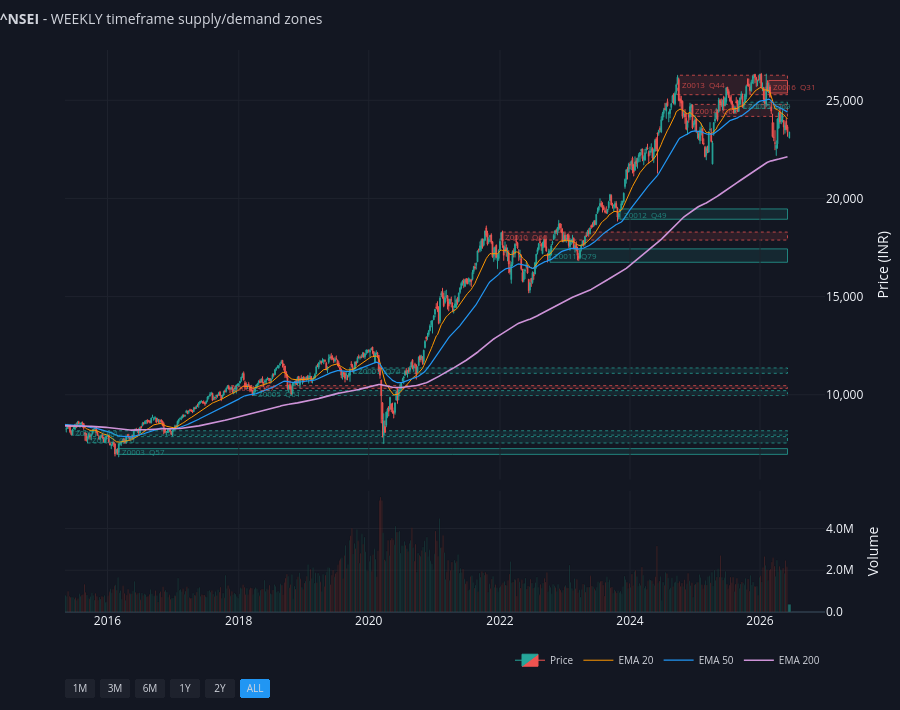

Notebook source saved alongside this figure:
### Code cell
# ── Weekly-timeframe chart (weekly candles + weekly zones) ──────
# Reuses the same broker-style plotter, applied to the weekly data/zones.
if weekly_proc is not None and not weekly_zones.empty:
    fig_weekly = plot_zones_on_candles(
        weekly_proc, weekly_zones,
        title=f'<b>{SYMBOL}</b> - WEEKLY timeframe supply/demand zones',
    )
    fig_weekly.show()
else:
    print('No weekly data/zones to plot - run data_pipeline.py to fetch 1wk bars.')

### Figure 1 — Plotly figure (JSON) as saved in the notebook; plotly's stock layout.template omitted (floating-point values rounded to 4 significant figures; data arrays with more than 128 entries replaced by an {"elided": "..."} marker saying what was removed)
{"data": [{"close": {"elided": "598 float values"}, "decreasing": {"fillcolor": "#ef5350", "line": {"color": "#ef5350", "width": 1}}, "high": {"elided": "598 float values"}, "hoverinfo": "x+y", "increasing": {"fillcolor": "#26a69a", "line": {"color": "#26a69a", "width": 1}}, "low": {"elided": "598 float values"}, "name": "Price", "open": {"elided": "598 float values"}, "type": "candlestick", "whiskerwidth": 0.5, "x": {"elided": "598 str values"}, "xaxis": "x", "yaxis": "y"}, {"hovertemplate": "Vol: %{y:,.0f}<extra></extra>", "marker": {"color": {"elided": "598 str values"}}, "name": "Volume", "opacity": 0.55, "showlegend": false, "type": "bar", "x": {"elided": "598 str values"}, "xaxis": "x2", "y": {"elided": "598 int values"}, "yaxis": "y2"}, {"hovertemplate": "EMA20: %{y:.2f}<extra></extra>", "line": {"color": "#ff9800", "dash": "solid", "width": 1}, "name": "EMA 20", "type": "scatter", "x": {"elided": "598 str values"}, "xaxis": "x", "y": {"elided": "598 float values"}, "yaxis": "y"}, {"hovertemplate": "EMA50: %{y:.2f}<extra></extra>", "line": {"color": "#2196F3", "dash": "solid", "width": 1.2}, "name": "EMA 50", "type": "scatter", "x": {"elided": "598 str values"}, "xaxis": "x", "y": {"elided": "598 float values"}, "yaxis": "y"}, {"hovertemplate": "EMA200: %{y:.2f}<extra></extra>", "line": {"color": "#ce93d8", "dash": "solid", "width": 1.6}, "name": "EMA 200", "type": "scatter", "x": {"elided": "598 str values"}, "xaxis": "x", "y": {"elided": "598 float values"}, "yaxis": "y"}, {"fill": "toself", "fillcolor": "rgba(0,0,0,0)", "hovertemplate": "<b>Z0001</b>  🟢 Demand<br>Top: <b>8163.05</b>  Bottom: <b>7940.30</b><br>Width: 0.92× ATR<br>Quality: <b>64</b>/100<br>Status: <b>invalid</b>  |  Tests: 1<br>Formed: 15 Jun 2015<extra></extra>", "line": {"color": "rgba(0,0,0,0)"}, "name": "Z0001", "showlegend": false, "type": "scatter", "x": ["2015-06-15T00:00:00", "2026-06-08T00:00:00", "2026-06-08T00:00:00", "2015-06-15T00:00:00", "2015-06-15T00:00:00"], "xaxis": "x", "y": [7940.0, 7940.0, 8163.0, 8163.0, 7940.0], "yaxis": "y"}, {"fill": "toself", "fillcolor": "rgba(0,0,0,0)", "hovertemplate": "<b>Z0002</b>  🟢 Demand<br>Top: <b>7864.85</b>  Bottom: <b>7539.50</b><br>Width: 1.14× ATR<br>Quality: <b>70</b>/100<br>Status: <b>invalid</b>  |  Tests: 2<br>Formed: 14 Sep 2015<extra></extra>", "line": {"color": "rgba(0,0,0,0)"}, "name": "Z0002", "showlegend": false, "type": "scatter", "x": ["2015-09-14T00:00:00", "2026-06-08T00:00:00", "2026-06-08T00:00:00", "2015-09-14T00:00:00", "2015-09-14T00:00:00"], "xaxis": "x", "y": [7540.0, 7540.0, 7865.0, 7865.0, 7540.0], "yaxis": "y"}, {"fill": "toself", "fillcolor": "rgba(0,0,0,0)", "hovertemplate": "<b>Z0003</b>  🟢 Demand<br>Top: <b>7252.40</b>  Bottom: <b>6960.65</b><br>Width: 1.10× ATR<br>Quality: <b>57</b>/100<br>Status: <b>active</b>  |  Tests: 0<br>Formed: 29 Feb 2016<extra></extra>", "line": {"color": "rgba(0,0,0,0)"}, "name": "Z0003", "showlegend": false, "type": "scatter", "x": ["2016-02-29T00:00:00", "2026-06-08T00:00:00", "2026-06-08T00:00:00", "2016-02-29T00:00:00", "2016-02-29T00:00:00"], "xaxis": "x", "y": [6961.0, 6961.0, 7252.0, 7252.0, 6961.0], "yaxis": "y"}, {"fill": "toself", "fillcolor": "rgba(0,0,0,0)", "hovertemplate": "<b>Z0004</b>  🔴 Supply<br>Top: <b>10461.70</b>  Bottom: <b>10323.95</b><br>Width: 0.72× ATR<br>Quality: <b>57</b>/100<br>Status: <b>invalid</b>  |  Tests: 2<br>Formed: 06 Nov 2017<extra></extra>", "line": {"color": "rgba(0,0,0,0)"}, "name": "Z0004", "showlegend": false, "type": "scatter", "x": ["2017-11-06T00:00:00", "2026-06-08T00:00:00", "2026-06-08T00:00:00", "2017-11-06T00:00:00", "2017-11-06T00:00:00"], "xaxis": "x", "y": [10320.0, 10320.0, 10460.0, 10460.0, 10320.0], "yaxis": "y"}, {"fill": "toself", "fillcolor": "rgba(0,0,0,0)", "hovertemplate": "<b>Z0005</b>  🟢 Demand<br>Top: <b>10207.90</b>  Bottom: <b>9958.55</b><br>Width: 1.02× ATR<br>Quality: <b>61</b>/100<br>Status: <b>invalid</b>  |  Tests: 2<br>Formed: 02 Apr 2018<extra></extra>", "line": {"color": "rgba(0,0,0,0)"}, "name": "Z0005", "showlegend": false, "type": "scatter", "x": ["2018-04-02T00:00:00", "2026-06-08T00:00:00", "2026-06-08T00:00:00", "2018-04-02T00:00:00", "2018-04-02T00:00:00"], "xaxis": "x", "y": [9959.0, 9959.0, 10210.0, 10210.0, 9959.0], "yaxis": "y"}, {"fill": "toself", "fillcolor": "rgba(0,0,0,0)", "hovertemplate": "<b>Z0007</b>  🟢 Demand<br>Top: <b>11362.90</b>  Bottom: <b>11090.15</b><br>Width: 0.80× ATR<br>Quality: <b>74</b>/100<br>Status: <b>invalid</b>  |  Tests: 1<br>Formed: 14 Oct 2019<extra></extra>", "line": {"color": "rgba(0,0,0,0)"}, "name": "Z0007", "showlegend": false, "type": "scatter", "x": ["2019-10-14T00:00:00", "2026-06-08T00:00:00", "2026-06-08T00:00:00", "2019-10-14T00:00:00", "2019-10-14T00:00:00"], "xaxis": "x", "y": [11090.0, 11090.0, 11360.0, 11360.0, 11090.0], "yaxis": "y"}, {"fill": "toself", "fillcolor": "rgba(0,0,0,0)", "hovertemplate": "<b>Z0010</b>  🔴 Supply<br>Top: <b>18286.95</b>  Bottom: <b>17879.15</b><br>Width: 0.76× ATR<br>Quality: <b>60</b>/100<br>Status: <b>invalid</b>  |  Tests: 4<br>Formed: 17 Jan 2022<extra></extra>", "line": {"color": "rgba(0,0,0,0)"}, "name": "Z0010", "showlegend": false, "type": "scatter", "x": ["2022-01-17T00:00:00", "2026-06-08T00:00:00", "2026-06-08T00:00:00", "2022-01-17T00:00:00", "2022-01-17T00:00:00"], "xaxis": "x", "y": [17880.0, 17880.0, 18290.0, 18290.0, 17880.0], "yaxis": "y"}, {"fill": "toself", "fillcolor": "rgba(0,0,0,0)", "hovertemplate": "<b>Z0011</b>  🟢 Demand<br>Top: <b>17428.80</b>  Bottom: <b>16747.70</b><br>Width: 1.23× ATR<br>Quality: <b>79</b>/100<br>Status: <b>tested</b>  |  Tests: 2<br>Formed: 17 Oct 2022<extra></extra>", "line": {"color": "rgba(0,0,0,0)"}, "name": "Z0011", "showlegend": false, "type": "scatter", "x": ["2022-10-17T00:00:00", "2026-06-08T00:00:00", "2026-06-08T00:00:00", "2022-10-17T00:00:00", "2022-10-17T00:00:00"], "xaxis": "x", "y": [16750.0, 16750.0, 17430.0, 17430.0, 16750.0], "yaxis": "y"}, {"fill": "toself", "fillcolor": "rgba(0,0,0,0)", "hovertemplate": "<b>Z0012</b>  🟢 Demand<br>Top: <b>19464.40</b>  Bottom: <b>18940.00</b><br>Width: 1.39× ATR<br>Quality: <b>49</b>/100<br>Status: <b>active</b>  |  Tests: 0<br>Formed: 13 Nov 2023<extra></extra>", "line": {"color": "rgba(0,0,0,0)"}, "name": "Z0012", "showlegend": false, "type": "scatter", "x": ["2023-11-13T00:00:00", "2026-06-08T00:00:00", "2026-06-08T00:00:00", "2023-11-13T00:00:00", "2023-11-13T00:00:00"], "xaxis": "x", "y": [18940, 18940, 19460.0, 19460.0, 18940], "yaxis": "y"}, {"fill": "toself", "fillcolor": "rgba(0,0,0,0)", "hovertemplate": "<b>Z0013</b>  🔴 Supply<br>Top: <b>26277.35</b>  Bottom: <b>25285.55</b><br>Width: 1.78× ATR<br>Quality: <b>44</b>/100<br>Status: <b>invalid</b>  |  Tests: 3<br>Formed: 30 Sep 2024<extra></extra>", "line": {"color": "rgba(0,0,0,0)"}, "name": "Z0013", "showlegend": false, "type": "scatter", "x": ["2024-09-30T00:00:00", "2026-06-08T00:00:00", "2026-06-08T00:00:00", "2024-09-30T00:00:00", "2024-09-30T00:00:00"], "xaxis": "x", "y": [25290.0, 25290.0, 26280.0, 26280.0, 25290.0], "yaxis": "y"}, {"fill": "toself", "fillcolor": "rgba(0,0,0,0)", "hovertemplate": "<b>Z0014</b>  🔴 Supply<br>Top: <b>24792.30</b>  Bottom: <b>24180.80</b><br>Width: 0.96× ATR<br>Quality: <b>63</b>/100<br>Status: <b>invalid</b>  |  Tests: 2<br>Formed: 16 Dec 2024<extra></extra>", "line": {"color": "rgba(0,0,0,0)"}, "name": "Z0014", "showlegend": false, "type": "scatter", "x": ["2024-12-16T00:00:00", "2026-06-08T00:00:00", "2026-06-08T00:00:00", "2024-12-16T00:00:00", "2024-12-16T00:00:00"], "xaxis": "x", "y": [24180.0, 24180.0, 24790.0, 24790.0, 24180.0], "yaxis": "y"}, {"fill": "toself", "fillcolor": "rgba(0,0,0,0)", "hovertemplate": "<b>Z0015</b>  🟢 Demand<br>Top: <b>24904.80</b>  Bottom: <b>24587.70</b><br>Width: 0.60× ATR<br>Quality: <b>69</b>/100<br>Status: <b>invalid</b>  |  Tests: 1<br>Formed: 06 Oct 2025<extra></extra>", "line": {"color": "rgba(0,0,0,0)"}, "name": "Z0015", "showlegend": false, "type": "scatter", "x": ["2025-10-06T00:00:00", "2026-06-08T00:00:00", "2026-06-08T00:00:00", "2025-10-06T00:00:00", "2025-10-06T00:00:00"], "xaxis": "x", "y": [24590.0, 24590.0, 24900.0, 24900.0, 24590.0], "yaxis": "y"}, {"fill": "toself", "fillcolor": "rgba(0,0,0,0)", "hovertemplate": "<b>Z0016</b>  🔴 Supply<br>Top: <b>26009.40</b>  Bottom: <b>25372.70</b><br>Width: 1.05× ATR<br>Quality: <b>31</b>/100<br>Status: <b>active</b>  |  Tests: 0<br>Formed: 23 Feb 2026<extra></extra>", "line": {"color": "rgba(0,0,0,0)"}, "name": "Z0016", "showlegend": false, "type": "scatter", "x": ["2026-02-23T00:00:00", "2026-06-08T00:00:00", "2026-06-08T00:00:00", "2026-02-23T00:00:00", "2026-02-23T00:00:00"], "xaxis": "x", "y": [25370.0, 25370.0, 26010.0, 26010.0, 25370.0], "yaxis": "y"}], "layout": {"annotations": [{"font": {"color": "rgba(38,166,154,0.75)", "size": 8}, "showarrow": false, "text": " Z0001  Q64", "x": "2015-06-15T00:00:00", "xanchor": "left", "xref": "x", "y": 8052.0, "yref": "y"}, {"font": {"color": "rgba(38,166,154,0.75)", "size": 8}, "showarrow": false, "text": " Z0002  Q70", "x": "2015-09-14T00:00:00", "xanchor": "left", "xref": "x", "y": 7702.0, "yref": "y"}, {"font": {"color": "rgba(38,166,154,0.75)", "size": 8}, "showarrow": false, "text": " Z0003  Q57", "x": "2016-02-29T00:00:00", "xanchor": "left", "xref": "x", "y": 7107.0, "yref": "y"}, {"font": {"color": "rgba(239,83,80,0.75)", "size": 8}, "showarrow": false, "text": " Z0004  Q57", "x": "2017-11-06T00:00:00", "xanchor": "left", "xref": "x", "y": 10390.0, "yref": "y"}, {"font": {"color": "rgba(38,166,154,0.75)", "size": 8}, "showarrow": false, "text": " Z0005  Q61", "x": "2018-04-02T00:00:00", "xanchor": "left", "xref": "x", "y": 10080.0, "yref": "y"}, {"font": {"color": "rgba(38,166,154,0.75)", "size": 8}, "showarrow": false, "text": " Z0007  Q74", "x": "2019-10-14T00:00:00", "xanchor": "left", "xref": "x", "y": 11230.0, "yref": "y"}, {"font": {"color": "rgba(239,83,80,0.75)", "size": 8}, "showarrow": false, "text": " Z0010  Q60", "x": "2022-01-17T00:00:00", "xanchor": "left", "xref": "x", "y": 18080.0, "yref": "y"}, {"font": {"color": "rgba(38,166,154,0.75)", "size": 8}, "showarrow": false, "text": " Z0011  Q79", "x": "2022-10-17T00:00:00", "xanchor": "left", "xref": "x", "y": 17090.0, "yref": "y"}, {"font": {"color": "rgba(38,166,154,0.75)", "size": 8}, "showarrow": false, "text": " Z0012  Q49", "x": "2023-11-13T00:00:00", "xanchor": "left", "xref": "x", "y": 19200.0, "yref": "y"}, {"font": {"color": "rgba(239,83,80,0.75)", "size": 8}, "showarrow": false, "text": " Z0013  Q44", "x": "2024-09-30T00:00:00", "xanchor": "left", "xref": "x", "y": 25780.0, "yref": "y"}, {"font": {"color": "rgba(239,83,80,0.75)", "size": 8}, "showarrow": false, "text": " Z0014  Q63", "x": "2024-12-16T00:00:00", "xanchor": "left", "xref": "x", "y": 24490.0, "yref": "y"}, {"font": {"color": "rgba(38,166,154,0.75)", "size": 8}, "showarrow": false, "text": " Z0015  Q69", "x": "2025-10-06T00:00:00", "xanchor": "left", "xref": "x", "y": 24750.0, "yref": "y"}, {"font": {"color": "rgba(239,83,80,0.75)", "size": 8}, "showarrow": false, "text": " Z0016  Q31", "x": "2026-02-23T00:00:00", "xanchor": "left", "xref": "x", "y": 25690.0, "yref": "y"}], "height": 710, "hoverlabel": {"bgcolor": "#1e222d", "font": {"size": 11}}, "hovermode": "x unified", "legend": {"bgcolor": "rgba(0,0,0,0)", "font": {"color": "#d1d4dc", "size": 10}, "orientation": "h", "x": 1, "xanchor": "right", "y": -0.06, "yanchor": "top"}, "margin": {"b": 70, "l": 65, "r": 25, "t": 50}, "paper_bgcolor": "#131722", "plot_bgcolor": "#131722", "shapes": [{"fillcolor": "rgba(38,166,154,0.12)", "layer": "below", "line": {"color": "rgba(38,166,154,0.75)", "dash": "dot", "width": 1}, "type": "rect", "x0": "2015-06-15T00:00:00", "x1": "2026-06-08T00:00:00", "xref": "x", "y0": 7940.0, "y1": 8163.0, "yref": "y"}, {"fillcolor": "rgba(38,166,154,0.12)", "layer": "below", "line": {"color": "rgba(38,166,154,0.75)", "dash": "dot", "width": 1}, "type": "rect", "x0": "2015-09-14T00:00:00", "x1": "2026-06-08T00:00:00", "xref": "x", "y0": 7540.0, "y1": 7865.0, "yref": "y"}, {"fillcolor": "rgba(38,166,154,0.12)", "layer": "below", "line": {"color": "rgba(38,166,154,0.75)", "dash": "solid", "width": 1}, "type": "rect", "x0": "2016-02-29T00:00:00", "x1": "2026-06-08T00:00:00", "xref": "x", "y0": 6961.0, "y1": 7252.0, "yref": "y"}, {"fillcolor": "rgba(239,83,80,0.12)", "layer": "below", "line": {"color": "rgba(239,83,80,0.75)", "dash": "dot", "width": 1}, "type": "rect", "x0": "2017-11-06T00:00:00", "x1": "2026-06-08T00:00:00", "xref": "x", "y0": 10320.0, "y1": 10460.0, "yref": "y"}, {"fillcolor": "rgba(38,166,154,0.12)", "layer": "below", "line": {"color": "rgba(38,166,154,0.75)", "dash": "dot", "width": 1}, "type": "rect", "x0": "2018-04-02T00:00:00", "x1": "2026-06-08T00:00:00", "xref": "x", "y0": 9959.0, "y1": 10210.0, "yref": "y"}, {"fillcolor": "rgba(38,166,154,0.12)", "layer": "below", "line": {"color": "rgba(38,166,154,0.75)", "dash": "dot", "width": 1}, "type": "rect", "x0": "2019-10-14T00:00:00", "x1": "2026-06-08T00:00:00", "xref": "x", "y0": 11090.0, "y1": 11360.0, "yref": "y"}, {"fillcolor": "rgba(239,83,80,0.12)", "layer": "below", "line": {"color": "rgba(239,83,80,0.75)", "dash": "dot", "width": 1}, "type": "rect", "x0": "2022-01-17T00:00:00", "x1": "2026-06-08T00:00:00", "xref": "x", "y0": 17880.0, "y1": 18290.0, "yref": "y"}, {"fillcolor": "rgba(38,166,154,0.12)", "layer": "below", "line": {"color": "rgba(38,166,154,0.75)", "dash": "solid", "width": 1}, "type": "rect", "x0": "2022-10-17T00:00:00", "x1": "2026-06-08T00:00:00", "xref": "x", "y0": 16750.0, "y1": 17430.0, "yref": "y"}, {"fillcolor": "rgba(38,166,154,0.12)", "layer": "below", "line": {"color": "rgba(38,166,154,0.75)", "dash": "solid", "width": 1}, "type": "rect", "x0": "2023-11-13T00:00:00", "x1": "2026-06-08T00:00:00", "xref": "x", "y0": 18940, "y1": 19460.0, "yref": "y"}, {"fillcolor": "rgba(239,83,80,0.12)", "layer": "below", "line": {"color": "rgba(239,83,80,0.75)", "dash": "dot", "width": 1}, "type": "rect", "x0": "2024-09-30T00:00:00", "x1": "2026-06-08T00:00:00", "xref": "x", "y0": 25290.0, "y1": 26280.0, "yref": "y"}, {"fillcolor": "rgba(239,83,80,0.12)", "layer": "below", "line": {"color": "rgba(239,83,80,0.75)", "dash": "dot", "width": 1}, "type": "rect", "x0": "2024-12-16T00:00:00", "x1": "2026-06-08T00:00:00", "xref": "x", "y0": 24180.0, "y1": 24790.0, "yref": "y"}, {"fillcolor": "rgba(38,166,154,0.12)", "layer": "below", "line": {"color": "rgba(38,166,154,0.75)", "dash": "dot", "width": 1}, "type": "rect", "x0": "2025-10-06T00:00:00", "x1": "2026-06-08T00:00:00", "xref": "x", "y0": 24590.0, "y1": 24900.0, "yref": "y"}, {"fillcolor": "rgba(239,83,80,0.12)", "layer": "below", "line": {"color": "rgba(239,83,80,0.75)", "dash": "solid", "width": 1}, "type": "rect", "x0": "2026-02-23T00:00:00", "x1": "2026-06-08T00:00:00", "xref": "x", "y0": 25370.0, "y1": 26010.0, "yref": "y"}], "title": {"font": {"color": "#d1d4dc", "size": 14}, "text": "<b>^NSEI</b> - WEEKLY timeframe supply/demand zones", "x": 0, "xanchor": "left", "y": 0.98, "yanchor": "top"}, "xaxis": {"anchor": "y", "domain": [0, 1], "gridcolor": "#1e222d", "gridwidth": 1, "matches": "x2", "rangebreaks": [{"bounds": ["sat", "mon"]}, {"values": {"elided": "2388 str values"}}], "rangeselector": {"activecolor": "#2196F3", "bgcolor": "#1e222d", "buttons": [{"count": 1, "label": "1M", "step": "month", "stepmode": "backward"}, {"count": 3, "label": "3M", "step": "month", "stepmode": "backward"}, {"count": 6, "label": "6M", "step": "month", "stepmode": "backward"}, {"count": 1, "label": "1Y", "step": "year", "stepmode": "backward"}, {"count": 2, "label": "2Y", "step": "year", "stepmode": "backward"}, {"label": "ALL", "step": "all"}], "font": {"color": "#d1d4dc", "size": 10}, "x": 0, "xanchor": "left", "y": -0.12, "yanchor": "top"}, "rangeslider": {"visible": false}, "showgrid": true, "showticklabels": false, "zeroline": false}, "xaxis2": {"anchor": "y2", "domain": [0, 1], "gridcolor": "#1e222d", "rangebreaks": [{"bounds": ["sat", "mon"]}, {"values": {"elided": "2388 str values"}}], "showgrid": true}, "yaxis": {"anchor": "x", "domain": [0.2356, 1], "gridcolor": "#1e222d", "side": "right", "tickformat": ",.0f", "title": {"text": "Price (INR)"}}, "yaxis2": {"anchor": "x2", "domain": [0, 0.2156], "gridcolor": "#1e222d", "side": "right", "tickformat": ".2s", "title": {"text": "Volume"}}}}
